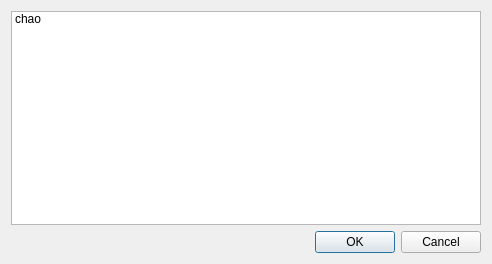
<?xml version="1.0" encoding="UTF-8"?>
<ui version="4.0">
 <class>Form</class>
 <widget class="QWidget" name="Form">
  <property name="geometry">
   <rect>
    <x>0</x>
    <y>0</y>
    <width>492</width>
    <height>264</height>
   </rect>
  </property>
  <property name="windowTitle">
   <string>Form</string>
  </property>
  <layout class="QVBoxLayout" name="verticalLayout_2">
   <item>
    <widget class="QListWidget" name="listWidget">
     <item>
      <property name="text">
       <string>chao</string>
      </property>
     </item>
    </widget>
   </item>
   <item>
    <layout class="QVBoxLayout" name="verticalLayout"/>
   </item>
   <item>
    <widget class="QDialogButtonBox" name="buttonBox">
     <property name="standardButtons">
      <set>QDialogButtonBox::Cancel|QDialogButtonBox::Ok</set>
     </property>
    </widget>
   </item>
  </layout>
 </widget>
 <resources/>
 <connections/>
</ui>
